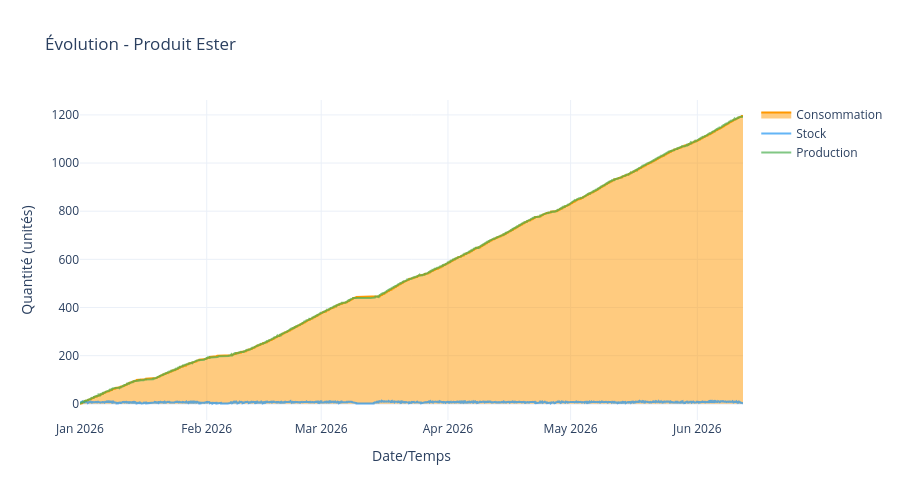

Here is the notebook cell this chart was saved with:
### Code cell
# Voir l'évolution temporelle d'un produit
dashboard.afficher_bilan_produit('Ester')

### Figure 1 — Plotly figure (JSON) as saved in the notebook; plotly's stock layout.template omitted (floating-point values rounded to 4 significant figures; data arrays with more than 128 entries replaced by an {"elided": "..."} marker saying what was removed)
{"data": [{"fill": "tozeroy", "line": {"color": "#FF9800", "width": 2}, "mode": "lines", "name": "Consommation", "opacity": 0.7, "type": "scatter", "x": {"elided": "15539 str values"}, "y": {"elided": "15539 float values"}}, {"line": {"color": "#2196F3", "width": 2}, "mode": "lines", "name": "Stock", "opacity": 0.7, "type": "scatter", "x": {"elided": "15539 str values"}, "y": {"elided": "15539 float values"}}, {"line": {"color": "#4CAF50", "width": 2}, "mode": "lines", "name": "Production", "opacity": 0.7, "type": "scatter", "x": {"elided": "15539 str values"}, "y": {"elided": "15539 float values"}}], "layout": {"height": 500, "hovermode": "x unified", "title": {"text": "Évolution - Produit Ester"}, "xaxis": {"anchor": "y", "domain": [0, 1], "title": {"text": "Date/Temps"}}, "yaxis": {"anchor": "x", "domain": [0, 1], "title": {"text": "Quantité (unités)"}}}}
